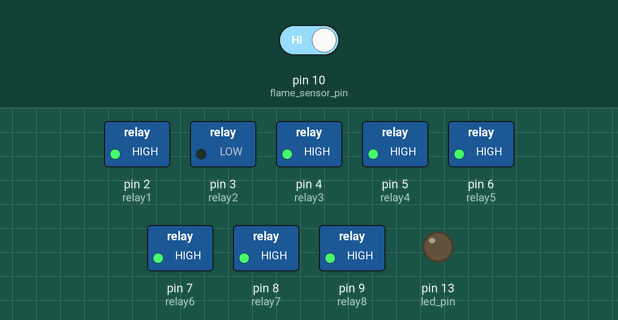
The sketch below on a simulated Arduino Uno, built with avr-gcc and run on an emulated ATmega328P. Shown: switched loads named in the sketch (green lamp = pin HIGH), output pins drawn as LEDs (lit = HIGH). Inputs (shaded band) come from the test bench; at power-on: pin 10 (flame_sensor_pin) HIGH.

Above: at 1.2 s.
1.3 s: pin 10 (flame_sensor_pin) driven LOW
At 2.7 s:
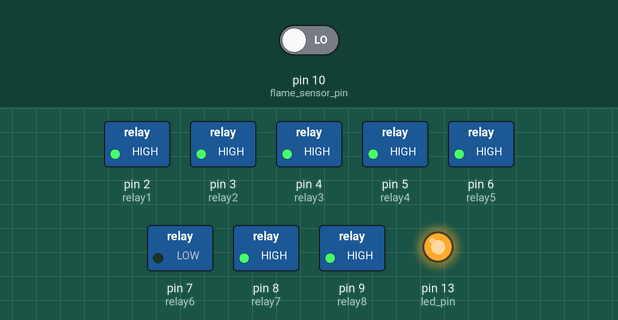
At 9.1 s:
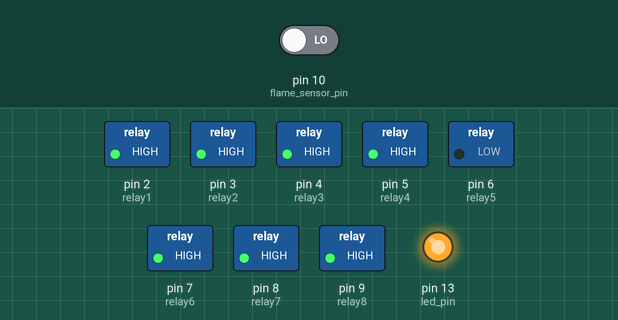
Timing chart, 0 to 13.4 s (numbered marks = the images above; inputs shaded):
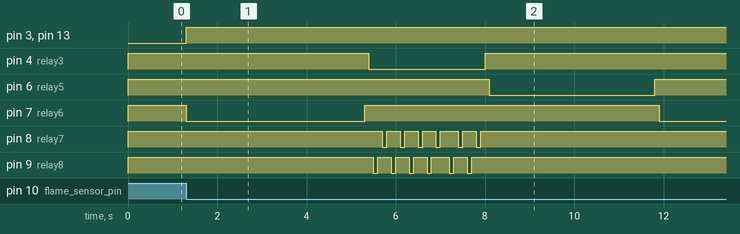

Measured:
- after the input at 1.3 s, pin 3 (relay2): LOW → HIGH at once; pin 4 (relay3): HIGH → LOW after 4.1 s, → HIGH 2.6 s later

The sketch:

flame_sensor.ino
```cpp
int led_pin = 13;// initializing the pin 9 as the led pin (LED indicator pin)
int relay1 = 2 ;   // Relay 1 control pin
int relay2 = 3 ;    // Relay 2 control pin
int relay3 = 4 ;
int relay4 = 5 ;
int relay5 = 6 ;
int relay6 = 7 ;
int relay7 = 8 ;
int relay8 = 9 ;
int flame_sensor_pin = 10;// initializing pin 12 as the sensor output pin
int flame_pin = HIGH ; // state of sensor
 int a;
void setup ( ) {
  // Set relay pins as OUTPUT
pinMode ( relay1 , OUTPUT );
pinMode ( relay2 , OUTPUT );
pinMode ( relay3 , OUTPUT );
pinMode ( relay4 , OUTPUT );
pinMode ( relay5 , OUTPUT );
pinMode ( relay6 , OUTPUT );
pinMode ( relay7 , OUTPUT );
pinMode ( relay8 , OUTPUT );
pinMode ( led_pin , OUTPUT );// declaring led pin as output pin
pinMode ( flame_sensor_pin , INPUT ); // declaring sensor pin as input pin for Arduino
Serial.begin ( 9600 );// setting baud rate at 9600
a=1;
 // Turn off all relays initially
digitalWrite ( relay1 , HIGH ) ;
digitalWrite ( relay2 , HIGH ) ;
digitalWrite ( relay3 , HIGH ) ;
digitalWrite ( relay4 , HIGH ) ;
digitalWrite ( relay5 , HIGH ) ;
digitalWrite ( relay6 , HIGH ) ;
digitalWrite ( relay7 , HIGH ) ;
digitalWrite ( relay8 , HIGH ) ;
}

void loop ( ) {
 // Read the state of the flame sensor
flame_pin = digitalRead ( flame_sensor_pin ) ;
if (flame_pin == LOW)
{
 // Flame detected, execute sequence

 // Turn on LED for visual indication

  digitalWrite ( led_pin , HIGH) ;
  digitalWrite ( relay1 , HIGH) ; // stop moving forward
  digitalWrite ( relay2 , HIGH) ;
  // Turn on the pump
digitalWrite ( relay5 , HIGH ) ;
digitalWrite ( relay6 , LOW ) ; // Activate main arm
delay(4000);// Delay for a specified time
digitalWrite ( relay5 , HIGH ) ;
digitalWrite ( relay6 , HIGH ) ;
delay(100);
digitalWrite ( relay3 , LOW ) ;
digitalWrite ( relay4 , HIGH) ;
delay(100);
digitalWrite ( relay7 , HIGH ) ;
digitalWrite ( relay8 , LOW ) ;
delay(100);
digitalWrite ( relay7 , HIGH ) ;
digitalWrite ( relay8 , HIGH) ;
delay(100);
digitalWrite ( relay7 , LOW ) ;
digitalWrite ( relay8 , HIGH ) ;
delay(100);
digitalWrite ( relay7 , HIGH ) ;
digitalWrite ( relay8 , HIGH) ;
delay(100);
digitalWrite ( relay7 , HIGH ) ;
digitalWrite ( relay8 , LOW ) ;
delay(100);
digitalWrite ( relay7 , HIGH ) ;
digitalWrite ( relay8 , HIGH) ;
delay(100);
digitalWrite ( relay7 , LOW ) ;
digitalWrite ( relay8 , HIGH) ;
delay(100);
digitalWrite ( relay7 , HIGH ) ;
digitalWrite ( relay8 , HIGH) ;
delay(100);
digitalWrite ( relay7 , HIGH ) ;
digitalWrite ( relay8 , LOW) ;
delay(100);
digitalWrite ( relay7 , HIGH ) ;
digitalWrite ( relay8 , HIGH) ;
delay(100);
digitalWrite ( relay7 , LOW ) ;
digitalWrite ( relay8 , HIGH) ;
delay(100);
digitalWrite ( relay7 , HIGH ) ;
digitalWrite ( relay8 , HIGH) ;
delay(100);
digitalWrite ( relay7 , HIGH ) ;
digitalWrite ( relay8 , LOW) ;
delay(100);
digitalWrite ( relay7 , HIGH ) ;
digitalWrite ( relay8 , HIGH) ;
delay(100);
digitalWrite ( relay7 , LOW ) ;
digitalWrite ( relay8 , HIGH) ;
delay(100);
digitalWrite ( relay7 , HIGH ) ;
digitalWrite ( relay8 , HIGH) ;
delay(100);


delay(100);
digitalWrite ( relay7 , HIGH ) ;
digitalWrite ( relay8 , LOW ) ;
delay(100);
digitalWrite ( relay7 , HIGH ) ;
digitalWrite ( relay8 , HIGH) ;
delay(100);
digitalWrite ( relay7 , LOW ) ;
digitalWrite ( relay8 , HIGH ) ;
delay(100);
digitalWrite ( relay7 , HIGH ) ;
digitalWrite ( relay8 , HIGH) ;
delay(100);
digitalWrite ( relay7 , HIGH ) ;
digitalWrite ( relay8 , LOW ) ;
delay(100);
digitalWrite ( relay7 , HIGH ) ;
digitalWrite ( relay8 , HIGH) ;
delay(100);
digitalWrite ( relay7 , LOW ) ;
digitalWrite ( relay8 , HIGH) ;
delay(100);
digitalWrite ( relay7 , HIGH ) ;
digitalWrite ( relay8 , HIGH) ;
delay(100);
digitalWrite ( relay3 , HIGH) ;
digitalWrite ( relay4 , HIGH) ;
delay(100);
digitalWrite ( relay5 , LOW) ;
digitalWrite ( relay6 , HIGH ) ;
delay(3700);
digitalWrite ( relay5 , HIGH ) ;
digitalWrite ( relay6 , HIGH) ;
delay(100);

digitalWrite ( relay3 , HIGH) ;
digitalWrite ( relay4 , HIGH) ;


}

else
{
 // No flame detected, execute an alternate sequence

// Turn off LED
digitalWrite ( led_pin , LOW) ;
 // Turn off the water pump
digitalWrite ( relay2 , LOW) ;
 // Move forward
digitalWrite ( relay1 , HIGH) ;

}
}
```
